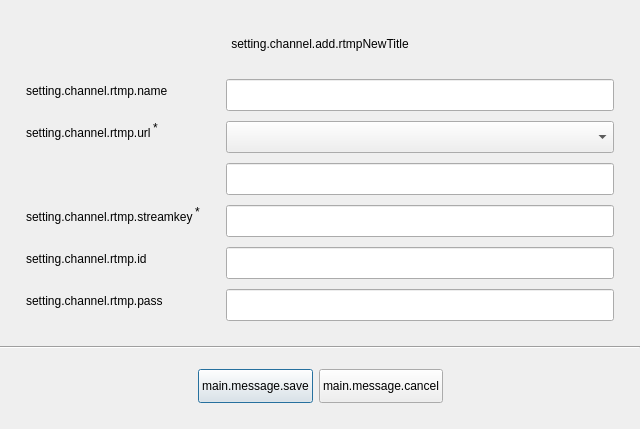
<?xml version="1.0" encoding="UTF-8"?>
<ui version="4.0">
 <class>PLSRtmpChannelView</class>
 <widget class="QDialog" name="PLSRtmpChannelView">
  <property name="geometry">
   <rect>
    <x>0</x>
    <y>0</y>
    <width>640</width>
    <height>429</height>
   </rect>
  </property>
  <property name="minimumSize">
   <size>
    <width>640</width>
    <height>429</height>
   </size>
  </property>
  <property name="maximumSize">
   <size>
    <width>640</width>
    <height>429</height>
   </size>
  </property>
  <property name="windowTitle">
   <string>Dialog</string>
  </property>
  <layout class="QVBoxLayout" name="verticalLayout">
   <property name="spacing">
    <number>0</number>
   </property>
   <property name="leftMargin">
    <number>0</number>
   </property>
   <property name="topMargin">
    <number>35</number>
   </property>
   <property name="rightMargin">
    <number>0</number>
   </property>
   <property name="bottomMargin">
    <number>0</number>
   </property>
   <item>
    <widget class="QLabel" name="label">
     <property name="text">
      <string>setting.channel.add.rtmpNewTitle</string>
     </property>
     <property name="alignment">
      <set>Qt::AlignCenter</set>
     </property>
    </widget>
   </item>
   <item>
    <layout class="QFormLayout" name="formLayout">
     <property name="fieldGrowthPolicy">
      <enum>QFormLayout::AllNonFixedFieldsGrow</enum>
     </property>
     <property name="rowWrapPolicy">
      <enum>QFormLayout::DontWrapRows</enum>
     </property>
     <property name="formAlignment">
      <set>Qt::AlignRight|Qt::AlignTop|Qt::AlignTrailing</set>
     </property>
     <property name="horizontalSpacing">
      <number>26</number>
     </property>
     <property name="verticalSpacing">
      <number>10</number>
     </property>
     <property name="leftMargin">
      <number>26</number>
     </property>
     <property name="topMargin">
      <number>26</number>
     </property>
     <property name="rightMargin">
      <number>26</number>
     </property>
     <property name="bottomMargin">
      <number>25</number>
     </property>
     <item row="0" column="0">
      <widget class="QLabel" name="label_2">
       <property name="text">
        <string>setting.channel.rtmp.name</string>
       </property>
      </widget>
     </item>
     <item row="0" column="1">
      <widget class="QLineEdit" name="lineEdit">
       <property name="minimumSize">
        <size>
         <width>0</width>
         <height>32</height>
        </size>
       </property>
      </widget>
     </item>
     <item row="1" column="0">
      <layout class="QHBoxLayout" name="horizontalLayout_2">
       <property name="spacing">
        <number>2</number>
       </property>
       <property name="topMargin">
        <number>0</number>
       </property>
       <property name="rightMargin">
        <number>0</number>
       </property>
       <item>
        <widget class="QLabel" name="label_3">
         <property name="text">
          <string>setting.channel.rtmp.url</string>
         </property>
        </widget>
       </item>
       <item>
        <widget class="QLabel" name="label_4">
         <property name="text">
          <string>*</string>
         </property>
         <property name="alignment">
          <set>Qt::AlignLeading|Qt::AlignLeft|Qt::AlignTop</set>
         </property>
        </widget>
       </item>
      </layout>
     </item>
     <item row="1" column="1">
      <widget class="PLSComboBox" name="comboBox">
       <property name="minimumSize">
        <size>
         <width>0</width>
         <height>32</height>
        </size>
       </property>
      </widget>
     </item>
     <item row="2" column="1">
      <widget class="QLineEdit" name="lineEdit_2">
       <property name="minimumSize">
        <size>
         <width>0</width>
         <height>32</height>
        </size>
       </property>
      </widget>
     </item>
     <item row="3" column="1">
      <widget class="LoginPasswordLineEdit" name="lineEdit_3">
       <property name="minimumSize">
        <size>
         <width>0</width>
         <height>32</height>
        </size>
       </property>
      </widget>
     </item>
     <item row="3" column="0">
      <layout class="QHBoxLayout" name="horizontalLayout_3">
       <property name="spacing">
        <number>2</number>
       </property>
       <property name="topMargin">
        <number>0</number>
       </property>
       <property name="rightMargin">
        <number>0</number>
       </property>
       <item>
        <widget class="QLabel" name="label_5">
         <property name="text">
          <string>setting.channel.rtmp.streamkey</string>
         </property>
        </widget>
       </item>
       <item>
        <widget class="QLabel" name="label_8">
         <property name="text">
          <string>*</string>
         </property>
         <property name="alignment">
          <set>Qt::AlignLeading|Qt::AlignLeft|Qt::AlignTop</set>
         </property>
        </widget>
       </item>
      </layout>
     </item>
     <item row="4" column="1">
      <widget class="QLineEdit" name="lineEdit_4">
       <property name="minimumSize">
        <size>
         <width>0</width>
         <height>32</height>
        </size>
       </property>
      </widget>
     </item>
     <item row="4" column="0">
      <widget class="QLabel" name="label_6">
       <property name="text">
        <string>setting.channel.rtmp.id</string>
       </property>
      </widget>
     </item>
     <item row="5" column="1">
      <widget class="LoginPasswordLineEdit" name="lineEdit_5">
       <property name="minimumSize">
        <size>
         <width>0</width>
         <height>32</height>
        </size>
       </property>
      </widget>
     </item>
     <item row="5" column="0">
      <widget class="QLabel" name="label_7">
       <property name="text">
        <string>setting.channel.rtmp.pass</string>
       </property>
      </widget>
     </item>
    </layout>
   </item>
   <item>
    <widget class="Line" name="line">
     <property name="orientation">
      <enum>Qt::Horizontal</enum>
     </property>
    </widget>
   </item>
   <item>
    <layout class="QHBoxLayout" name="horizontalLayout">
     <property name="spacing">
      <number>6</number>
     </property>
     <property name="topMargin">
      <number>20</number>
     </property>
     <property name="bottomMargin">
      <number>26</number>
     </property>
     <item>
      <spacer name="horizontalSpacer">
       <property name="orientation">
        <enum>Qt::Horizontal</enum>
       </property>
       <property name="sizeHint" stdset="0">
        <size>
         <width>40</width>
         <height>20</height>
        </size>
       </property>
      </spacer>
     </item>
     <item>
      <widget class="QPushButton" name="pushButton">
       <property name="minimumSize">
        <size>
         <width>110</width>
         <height>34</height>
        </size>
       </property>
       <property name="text">
        <string>main.message.save</string>
       </property>
      </widget>
     </item>
     <item>
      <widget class="QPushButton" name="pushButton_2">
       <property name="minimumSize">
        <size>
         <width>110</width>
         <height>34</height>
        </size>
       </property>
       <property name="text">
        <string>main.message.cancel</string>
       </property>
      </widget>
     </item>
     <item>
      <spacer name="horizontalSpacer_2">
       <property name="orientation">
        <enum>Qt::Horizontal</enum>
       </property>
       <property name="sizeHint" stdset="0">
        <size>
         <width>40</width>
         <height>20</height>
        </size>
       </property>
      </spacer>
     </item>
    </layout>
   </item>
  </layout>
 </widget>
 <customwidgets>
  <customwidget>
   <class>PLSComboBox</class>
   <extends>QComboBox</extends>
   <header>combobox.hpp</header>
  </customwidget>
  <customwidget>
   <class>LoginPasswordLineEdit</class>
   <extends>QLineEdit</extends>
   <header>login-password-lineEdit.hpp</header>
  </customwidget>
 </customwidgets>
 <resources/>
 <connections/>
</ui>
